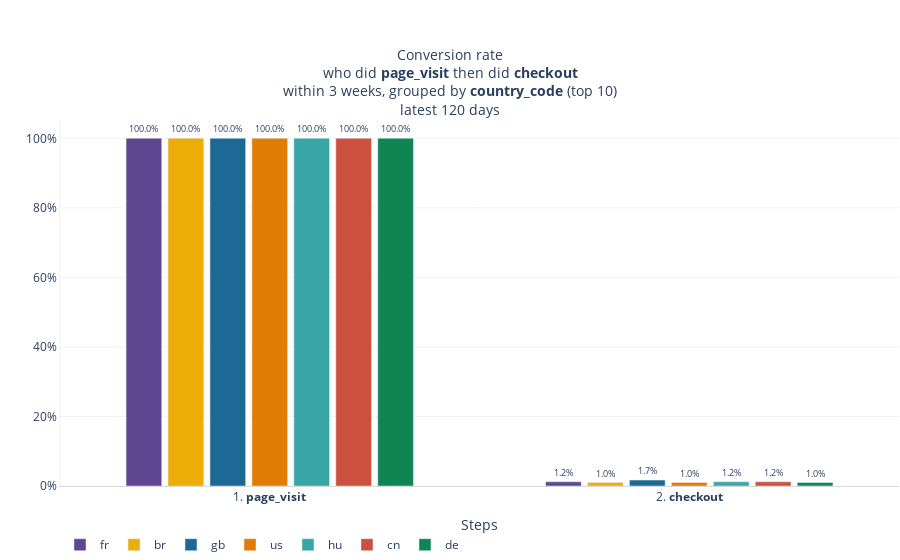

Notebook code cell kept with this figure:
### Code cell
(m.page_visit >> m.checkout).config(time_group="total", 
                                    conv_window="3 week", 
                                    group_by=m.page_visit.user_properties.country_code, 
                                    lookback_days=120)

### Figure 1 — Plotly figure (JSON) as saved in the notebook; plotly's stock layout.template omitted (floating-point values rounded to 4 significant figures)
{"data": [{"alignmentgroup": "True", "customdata": [[100, 100, "fr", 3528], [1.2, 1.2, "fr", 43]], "hovertemplate": "<b>Step:</b> %{x}<br /><b>Group:</b> %{customdata[2]}<br /><b>Value:</b> %{customdata[1]} %, %{customdata[3]} users<extra></extra>", "legendgroup": "fr", "marker": {"color": "rgb(95, 70, 144)", "pattern": {"shape": ""}}, "name": "fr", "offsetgroup": "fr", "orientation": "v", "showlegend": true, "text": ["100.0%", "1.2%"], "textfont": {"size": 9}, "textposition": "outside", "type": "bar", "x": ["1. <b>page_visit</b>", "2. <b>checkout</b>"], "xaxis": "x", "y": [100, 1.2], "yaxis": "y"}, {"alignmentgroup": "True", "customdata": [[100, 100, "br", 3517], [1, 1, "br", 36]], "hovertemplate": "<b>Step:</b> %{x}<br /><b>Group:</b> %{customdata[2]}<br /><b>Value:</b> %{customdata[1]} %, %{customdata[3]} users<extra></extra>", "legendgroup": "br", "marker": {"color": "rgb(237, 173, 8)", "pattern": {"shape": ""}}, "name": "br", "offsetgroup": "br", "orientation": "v", "showlegend": true, "text": ["100.0%", "1.0%"], "textfont": {"size": 9}, "textposition": "outside", "type": "bar", "x": ["1. <b>page_visit</b>", "2. <b>checkout</b>"], "xaxis": "x", "y": [100, 1], "yaxis": "y"}, {"alignmentgroup": "True", "customdata": [[100, 100, "gb", 3514], [1.7, 1.7, "gb", 59]], "hovertemplate": "<b>Step:</b> %{x}<br /><b>Group:</b> %{customdata[2]}<br /><b>Value:</b> %{customdata[1]} %, %{customdata[3]} users<extra></extra>", "legendgroup": "gb", "marker": {"color": "rgb(29, 105, 150)", "pattern": {"shape": ""}}, "name": "gb", "offsetgroup": "gb", "orientation": "v", "showlegend": true, "text": ["100.0%", "1.7%"], "textfont": {"size": 9}, "textposition": "outside", "type": "bar", "x": ["1. <b>page_visit</b>", "2. <b>checkout</b>"], "xaxis": "x", "y": [100, 1.7], "yaxis": "y"}, {"alignmentgroup": "True", "customdata": [[100, 100, "us", 3485], [1, 1, "us", 36]], "hovertemplate": "<b>Step:</b> %{x}<br /><b>Group:</b> %{customdata[2]}<br /><b>Value:</b> %{customdata[1]} %, %{customdata[3]} users<extra></extra>", "legendgroup": "us", "marker": {"color": "rgb(225, 124, 5)", "pattern": {"shape": ""}}, "name": "us", "offsetgroup": "us", "orientation": "v", "showlegend": true, "text": ["100.0%", "1.0%"], "textfont": {"size": 9}, "textposition": "outside", "type": "bar", "x": ["1. <b>page_visit</b>", "2. <b>checkout</b>"], "xaxis": "x", "y": [100, 1], "yaxis": "y"}, {"alignmentgroup": "True", "customdata": [[100, 100, "hu", 3469], [1.2, 1.2, "hu", 42]], "hovertemplate": "<b>Step:</b> %{x}<br /><b>Group:</b> %{customdata[2]}<br /><b>Value:</b> %{customdata[1]} %, %{customdata[3]} users<extra></extra>", "legendgroup": "hu", "marker": {"color": "rgb(56, 166, 165)", "pattern": {"shape": ""}}, "name": "hu", "offsetgroup": "hu", "orientation": "v", "showlegend": true, "text": ["100.0%", "1.2%"], "textfont": {"size": 9}, "textposition": "outside", "type": "bar", "x": ["1. <b>page_visit</b>", "2. <b>checkout</b>"], "xaxis": "x", "y": [100, 1.2], "yaxis": "y"}, {"alignmentgroup": "True", "customdata": [[100, 100, "cn", 3420], [1.2, 1.2, "cn", 42]], "hovertemplate": "<b>Step:</b> %{x}<br /><b>Group:</b> %{customdata[2]}<br /><b>Value:</b> %{customdata[1]} %, %{customdata[3]} users<extra></extra>", "legendgroup": "cn", "marker": {"color": "rgb(204, 80, 62)", "pattern": {"shape": ""}}, "name": "cn", "offsetgroup": "cn", "orientation": "v", "showlegend": true, "text": ["100.0%", "1.2%"], "textfont": {"size": 9}, "textposition": "outside", "type": "bar", "x": ["1. <b>page_visit</b>", "2. <b>checkout</b>"], "xaxis": "x", "y": [100, 1.2], "yaxis": "y"}, {"alignmentgroup": "True", "customdata": [[100, 100, "de", 3412], [1, 1, "de", 33]], "hovertemplate": "<b>Step:</b> %{x}<br /><b>Group:</b> %{customdata[2]}<br /><b>Value:</b> %{customdata[1]} %, %{customdata[3]} users<extra></extra>", "legendgroup": "de", "marker": {"color": "rgb(15, 133, 84)", "pattern": {"shape": ""}}, "name": "de", "offsetgroup": "de", "orientation": "v", "showlegend": true, "text": ["100.0%", "1.0%"], "textfont": {"size": 9}, "textposition": "outside", "type": "bar", "x": ["1. <b>page_visit</b>", "2. <b>checkout</b>"], "xaxis": "x", "y": [100, 1], "yaxis": "y"}], "layout": {"autosize": true, "bargap": 0.3, "bargroupgap": 0.15, "barmode": "group", "hoverlabel": {"font": {"size": 12}}, "hovermode": "closest", "legend": {"orientation": "h", "title": {"text": ""}, "tracegroupgap": 0, "x": 0, "xanchor": "left", "y": -0.2, "yanchor": "bottom"}, "margin": {"b": 1, "l": 1, "pad": 0, "r": 1, "t": 120}, "paper_bgcolor": "rgba(0, 0, 0, 0)", "plot_bgcolor": "rgba(0, 0, 0, 0)", "showlegend": true, "title": {"font": {"size": 14}, "text": "Conversion rate<br />who did <b>page_visit</b> then did <b>checkout</b><br />within 3 weeks, grouped by <b>country_code</b> (top 10)<br />latest 120 days", "x": 0.5, "xanchor": "center", "yanchor": "top"}, "uniformtext": {"minsize": 7}, "xaxis": {"anchor": "y", "autorange": true, "domain": [0, 1], "fixedrange": true, "gridcolor": "rgba(127,127,127,0.3)", "linecolor": "rgba(127,127,127,0.3)", "range": [-0.5, 1.5], "rangemode": "tozero", "showgrid": false, "showline": true, "title": {"text": "Steps"}, "type": "category"}, "yaxis": {"anchor": "x", "autorange": true, "domain": [0, 1], "fixedrange": true, "gridcolor": "rgba(127,127,127,0.1)", "linecolor": "rgba(127,127,127,0.1)", "range": [0, 105.3], "rangemode": "tozero", "showline": true, "ticksuffix": "%", "title": {"text": ""}, "type": "linear"}}}
